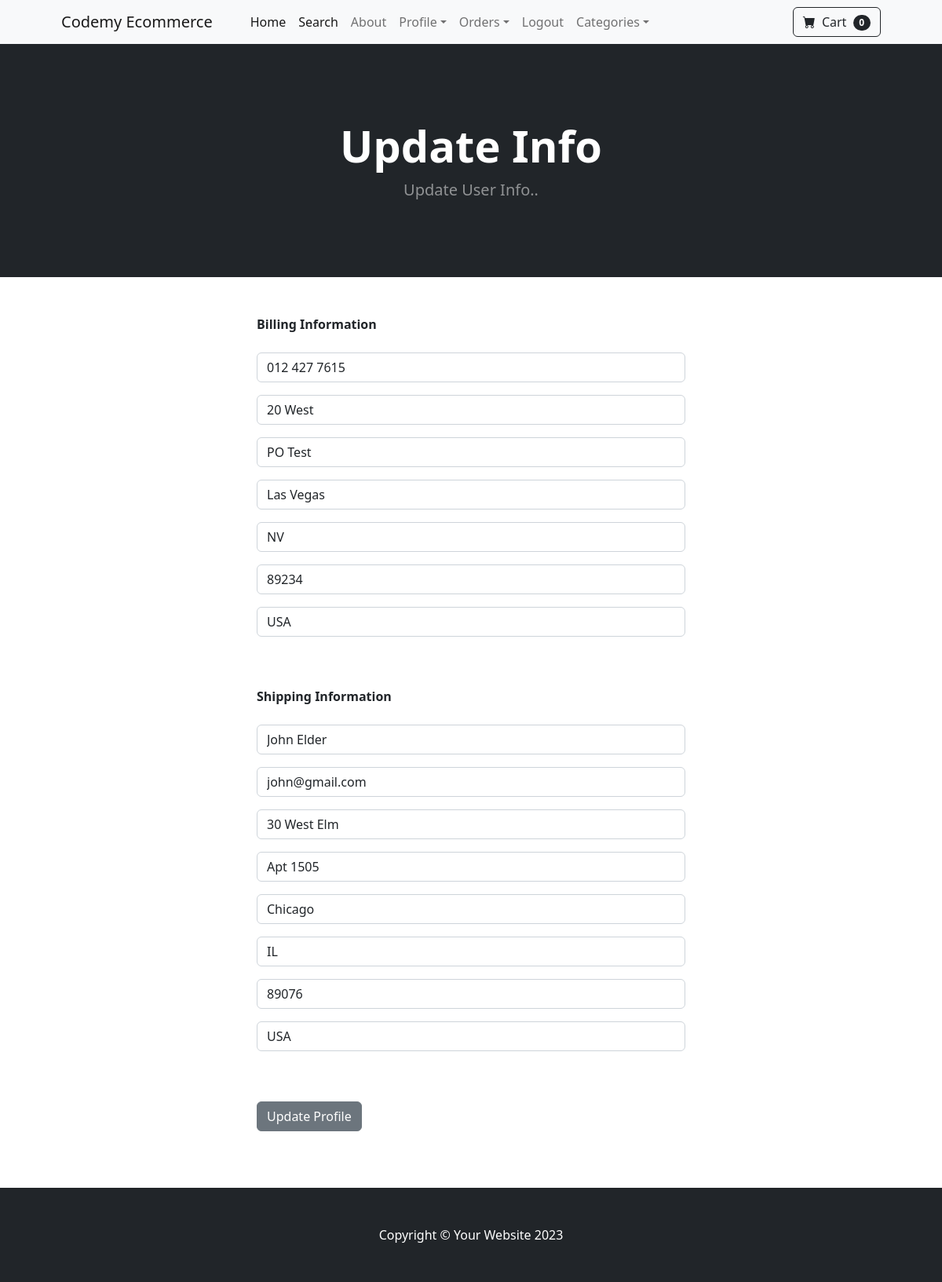
The page /update_info/ (signed in) on the database its author committed.
### store/models.py (models this page shows, shortened)
class Profile(models.Model):
    user = models.OneToOneField(User, on_delete=models.CASCADE)
    date_modified = models.DateTimeField(User, auto_now=True)
    phone = models.CharField(max_length=20, blank=True)
    address1 = models.CharField(max_length=200, blank=True)
    address2 = models.CharField(max_length=200, blank=True)
    city = models.CharField(max_length=200, blank=True)
    state = models.CharField(max_length=200, blank=True)
    zipcode = models.CharField(max_length=200, blank=True)
    country = models.CharField(max_length=200, blank=True)
    old_cart = models.CharField(max_length=200, blank=True, null=True)

### payment/models.py (models this page shows, shortened)
class ShippingAddress(models.Model):
    user = models.ForeignKey(
        User, on_delete=models.CASCADE, null=True, blank=True)
    shipping_full_name = models.CharField(max_length=255)
    shipping_email = models.CharField(max_length=255)
    shipping_address1 = models.CharField(max_length=255)
    shipping_address2 = models.CharField(max_length=255, null=True, blank=True)
    shipping_city = models.CharField(max_length=255)
    shipping_state = models.CharField(max_length=255, null=True, blank=True)
    shipping_zipcode = models.CharField(max_length=255, null=True, blank=True)
    shipping_country = models.CharField(max_length=255)
    class Meta:
        verbose_name_plural = "Shipping Address"

### store/views.py (the view)
# urls.py: path('update_info/', views.update_info, name='update-info'),
def update_info(request):
    if request.user.is_authenticated:
        current_user = Profile.objects.get(user__id=request.user.id)
        shipping_user = ShippingAddress.objects.get(user__id=request.user.id)
        form = UserInfoForm(
            request.POST or None, instance=current_user)
        shipping_form = ShippingForm(
            request.POST or None, instance=shipping_user)
        if form.is_valid() or shipping_form.is_valid():
            form.save()
            shipping_form.save()
            messages.success(request, "Your Info Has Been Updated!!")
            return redirect('home')
        return render(request, 'update_info.html', {'form': form, 'shipping_form': shipping_form})
    else:
        messages.success(
            request, "You Must Be Logged IN To Access That Page!!")
        return redirect('home')

### cart/cart.py (called while the page is built)
    def __len__(self):
        return len(self.cart)

### cart/context_processors.py (called while the page is built)
def cart(request):
    return {'cart': Cart(request)}

### store/templates/update_info.html (shortened to what this page needs)
{% extends 'base.html' %}
{% block content %}
<header class="bg-dark py-5">
    <div class="container px-4 px-lg-5 my-5">
        <div class="text-center text-white">
            <h1 class="display-4 fw-bolder">Update Info</h1>
            <p class="lead fw-normal text-white-50 mb-0">Update User Info..</p>
        </div>
    </div>
</header><br><br>
<div class="container">
    <div class="row">
        <div class="col-md-6 offset-md-3">
            <strong>Billing Information</strong> <br> <br>
            <form method="POST" action="{% url 'update-info' %}">
                {{ form.as_p }}
                <br><br>
                <strong>Shipping Information</strong>
                <br><br>
                {{shipping_form.as_p}}
                <br><br>
                <button type="submit" class="btn btn-secondary">Update Profile</button>
            </form>
            <br>
        </div>
    </div>
</div>
<br><br>
{% endblock %}

### rows shown on the page
Profile: phone "012 427 7615", address1 "20 West", address2 "PO Test", city "Las Vegas", state "NV", zipcode "89234", country "USA"
ShippingAddress: shipping_full_name "John Elder", shipping_email "john@gmail.com", shipping_address1 "30 West Elm", shipping_address2 "Apt 1505", shipping_city "Chicago", shipping_state "IL", shipping_zipcode "89076", shipping_country "USA"

### other values the page prints
{{ cart|length }} "0"
